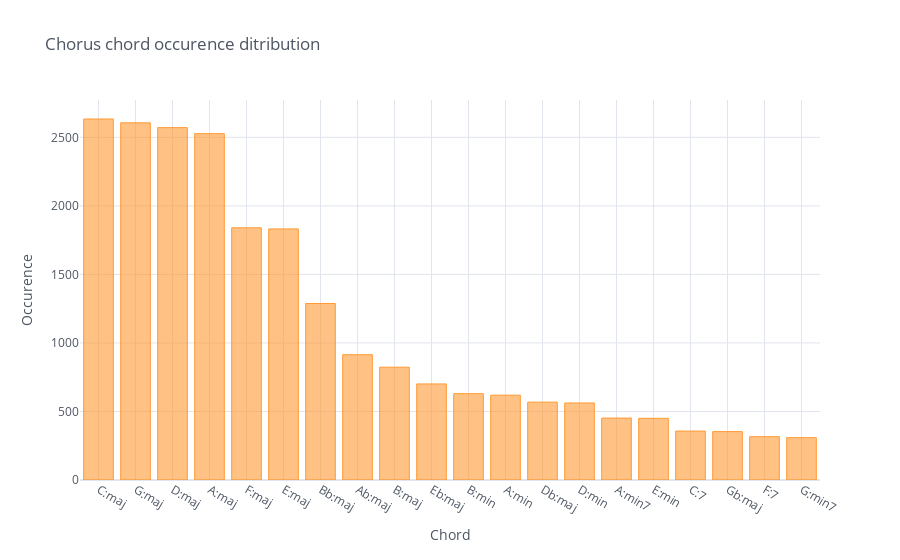

The notebook cell saved with this chart:
### Code cell
collection_df[collection_df["section_type"]=="chorus"].chord.value_counts().head(20).iplot(kind='bar',title="Chorus chord occurence ditribution",xTitle="Chord",yTitle="Occurence")

### Figure 1 — Plotly figure (JSON) as saved in the notebook; plotly's stock layout.template omitted (floating-point values rounded to 4 significant figures)
{"data": [{"marker": {"color": "rgba(255, 153, 51, 0.6)", "line": {"color": "rgba(255, 153, 51, 1.0)", "width": 1}}, "name": "chord", "orientation": "v", "text": "", "type": "bar", "x": ["C:maj", "G:maj", "D:maj", "A:maj", "F:maj", "E:maj", "Bb:maj", "Ab:maj", "B:maj", "Eb:maj", "B:min", "A:min", "Db:maj", "D:min", "A:min7", "E:min", "C:7", "Gb:maj", "F:7", "G:min7"], "y": [2634, 2606, 2571, 2527, 1840, 1832, 1288, 914, 823, 701, 630, 619, 568, 562, 452, 450, 357, 353, 316, 309]}], "layout": {"legend": {"bgcolor": "#FFFFFF", "font": {"color": "#4D5663"}}, "paper_bgcolor": "#FFFFFF", "plot_bgcolor": "#FFFFFF", "title": {"font": {"color": "#4D5663"}, "text": "Chorus chord occurence ditribution"}, "xaxis": {"gridcolor": "#E1E5ED", "showgrid": true, "tickfont": {"color": "#4D5663"}, "title": {"font": {"color": "#4D5663"}, "text": "Chord"}, "zerolinecolor": "#E1E5ED"}, "yaxis": {"gridcolor": "#E1E5ED", "showgrid": true, "tickfont": {"color": "#4D5663"}, "title": {"font": {"color": "#4D5663"}, "text": "Occurence"}, "zerolinecolor": "#E1E5ED"}}}
